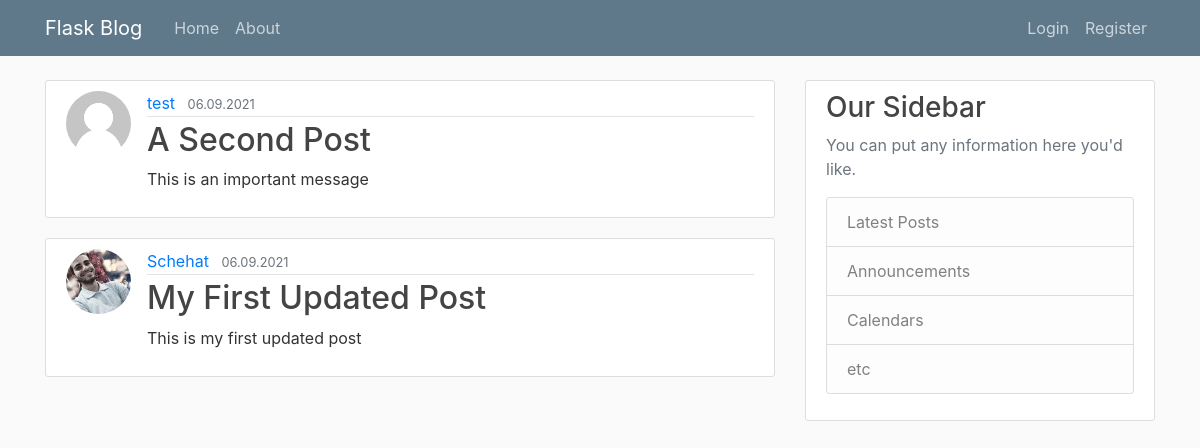
The page /home on the database its author committed.
### app/models.py (models this page shows, shortened)
class Post(db.Model):
    id = db.Column(db.Integer, primary_key=True)
    title = db.Column(db.String(100), nullable=False)
    date_posted = db.Column(db.DateTime, nullable=False, default=datetime.utcnow)
    content = db.Column(db.Text, nullable=False)
    user_id = db.Column(db.Integer, db.ForeignKey("user.id"), nullable=False)

class User(db.Model, UserMixin):
    id = db.Column(db.Integer, primary_key=True)
    username = db.Column(db.String(20), unique=True, nullable=False)
    email = db.Column(db.String(120), unique=True, nullable=False)
    image_file = db.Column(db.String(20), nullable=False, default="default.jpg")
    password = db.Column(db.String(60), nullable=False)
    posts = db.relationship("Post", backref="author", lazy=True)

### app/routes.py (the view)
@app.route("/")
@app.route("/home")
def home():
    posts = Post.query.all()
    return render_template("home.html", posts=posts)

### app/templates/home.html (shortened to what this page needs)
{% extends "layout.html" %}
{% block content %}
    {% for post in posts|reverse %}
        <article class="media content-section">
            <img class="rounded-circle article-img" src="{{ url_for('static', filename=post.author.image_file) }}"></img>
            <div class="media-body">
                <div class="article-metadata">
                    <a class="mr-2" href="#">{{ post.author.username }}</a>
                    <small class="text-muted">{{ post.date_posted.strftime("%d.%m.%Y") }}</small>
                </div>
                <h2><a class="article-title" href="{{ url_for('post', post_id=post.id) }}">{{ post.title }}</a></h2>
                <p class="article-content">{{ post.content }}</p>
            </div>
        </article>
    {% endfor %}
{% endblock content %}

### app/templates/layout.html (shortened to what this page needs)
<!DOCTYPE html>
<html>
<head>
    <link rel="stylesheet" href="https://maxcdn.bootstrapcdn.com/bootstrap/4.0.0/css/bootstrap.min.css">
    <link rel="stylesheet" type="text/css" href="{{ url_for('static', filename='main.css') }}">
</head>
<body>
    <header class="site-header">
      <nav class="navbar navbar-expand-md navbar-dark bg-steel fixed-top">
        <div class="container">
          <a class="navbar-brand mr-4" href="/">Flask Blog</a>
          <div class="collapse navbar-collapse" id="navbarToggle">
            <div class="navbar-nav mr-auto">
              <a class="nav-item nav-link" href="{{ url_for('home') }}">Home</a>
              <a class="nav-item nav-link" href="{{ url_for('about') }}">About</a>
            </div>
            <div class="navbar-nav">
            {% if current_user.is_authenticated %}
            <a class="nav-item nav-link" href="{{ url_for('new_post') }}">New Post</a>
            <a class="nav-item nav-link" href="{{ url_for('account') }}">Account</a>
            <a class="nav-item nav-link" href="{{ url_for('logout') }}">Logout</a>
            {% else %}
              <a class="nav-item nav-link" href="{{ url_for('login') }}">Login</a>
              <a class="nav-item nav-link" href="{{ url_for('register') }}">Register</a>
            {% endif %}
            </div>
          </div>
        </div>
      </nav>
    </header>
    <main role="main" class="container">
      <div class="row">
        <div class="col-md-8">
          {% block content %}{% endblock %}
        </div>
        <div class="col-md-4">
          <div class="content-section">
            <h3>Our Sidebar</h3>
            <p class='text-muted'>You can put any information here you'd like.
              <ul class="list-group">
                <li class="list-group-item list-group-item-light">Latest Posts</li>
                <li class="list-group-item list-group-item-light">Announcements</li>
                <li class="list-group-item list-group-item-light">Calendars</li>
                <li class="list-group-item list-group-item-light">etc</li>
              </ul>
            </p>
          </div>
        </div>
      </div>
    </main>
</body>
</html>

### app/static/main.css (style rules this page uses)
body { background: #fafafa; color: #333333; margin-top: 5rem; }
h1, h2, h3, h4, h5, h6 { color: #444444; }
.bg-steel { background-color: #5f788a; }
.site-header .navbar-nav .nav-link { color: #cbd5db; }
.content-section { background: #ffffff; padding: 10px 20px; border: 1px solid #dddddd; border-radius: 3px; margin-bottom: 20px; }
.article-title { color: #444444; }
.article-content { white-space: pre-line; }
.article-img { height: 65px; width: 65px; margin-right: 16px; }
.article-metadata { padding-bottom: 1px; margin-bottom: 4px; border-bottom: 1px solid #e3e3e3; }

### rows shown on the page
Post: image_file (placeholder picture), author.username "test", date_posted "06.09.2021", title "A Second Post", content "This is an important message"
Post: image_file (picture), author.username "Schehat", date_posted "06.09.2021", title "My First Updated Post", content "This is my first updated post"
